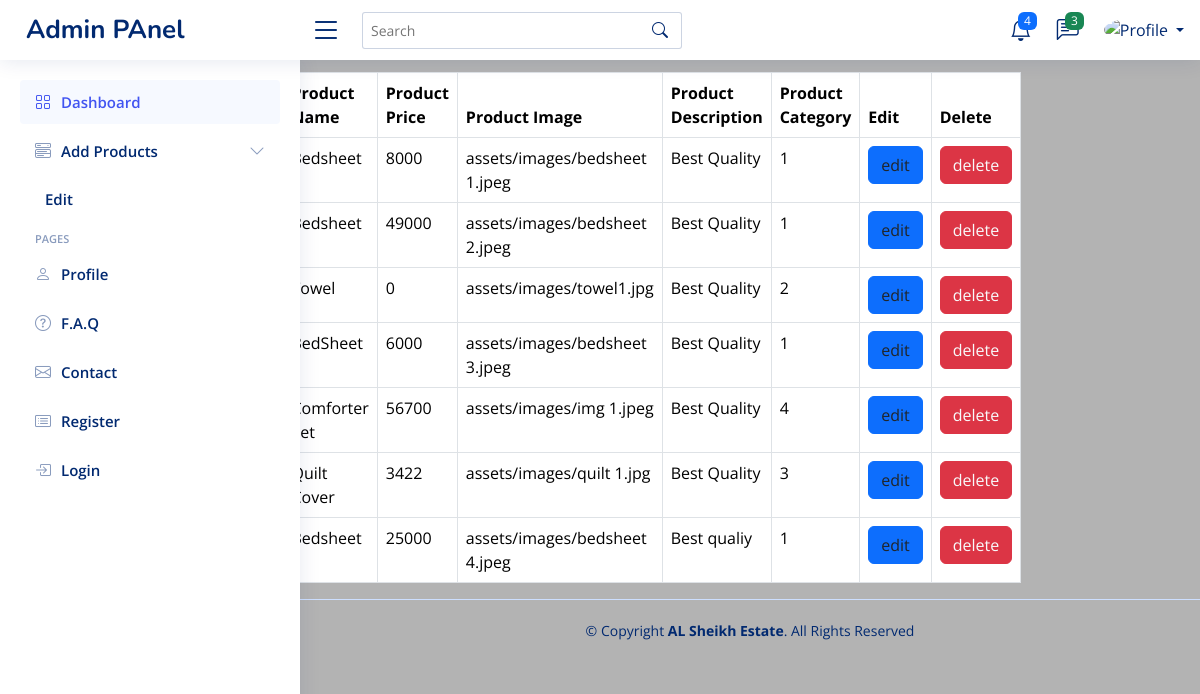
The app's page /NiceAdmin/prod_table.php, older data.
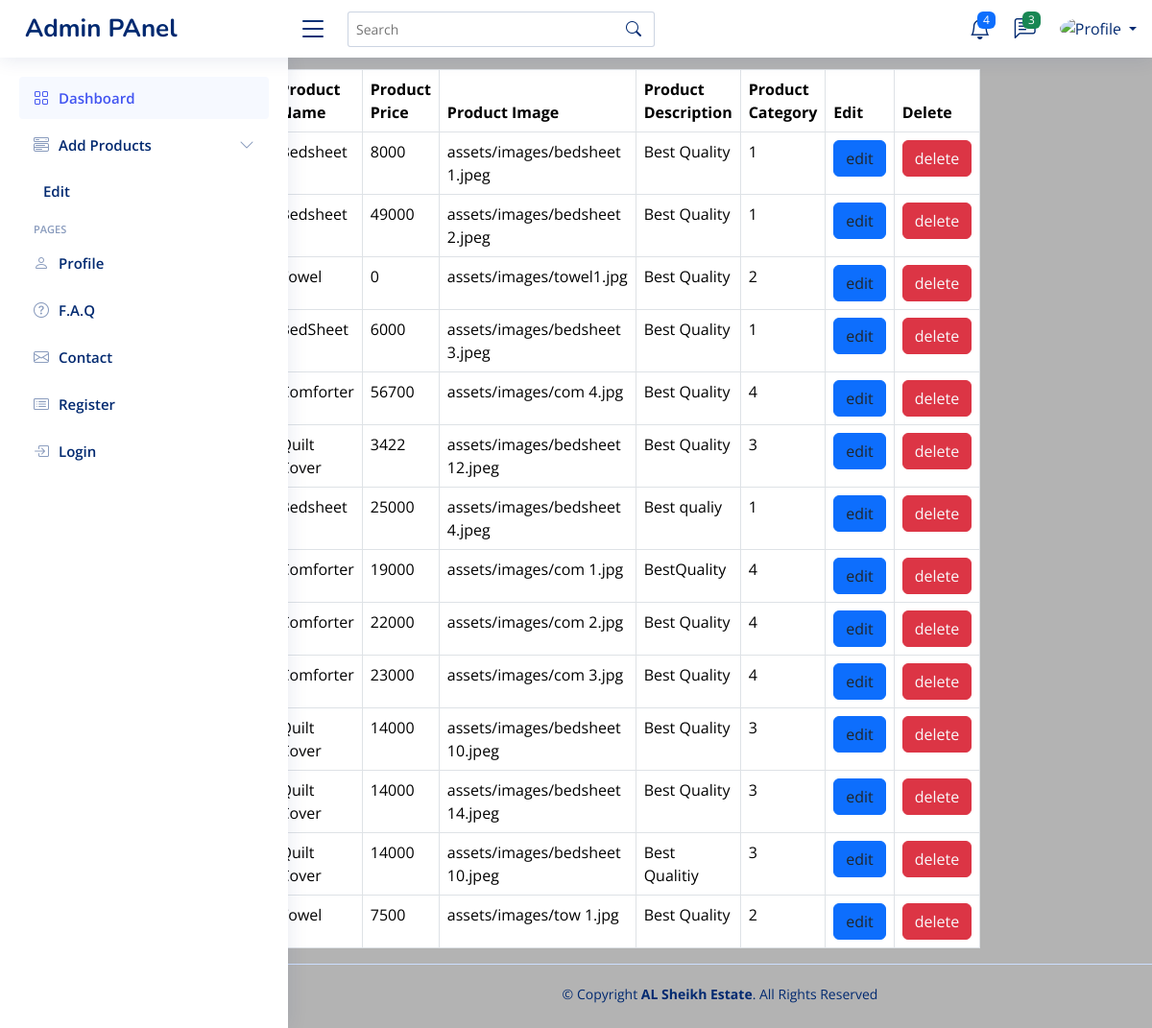
The same page, newer data.
### tables this page shows
CREATE TABLE `products` (
  `prod_id` int(11) NOT NULL,
  `prodname` varchar(100) NOT NULL,
  `prodprice` int(11) NOT NULL,
  `prodimage` varchar(255) NOT NULL,
  `Prod_Desc` varchar(255) NOT NULL,
  `Prod_Category` int(11) DEFAULT NULL
);

### NiceAdmin/prod_table.php (the view)
<?php
include("header.php");
include("config.php");
$query = "SELECT * FROM products";
$result = mysqli_query($conn,$query);
?>
    <table class = "table table-bordered p-5 w-50 mx-auto mt-5  table-hover ">
        <thead>
            <tr>
                <br>
                <th>Product_ID</th>
                    <th>Product Name</th>
                    <th>Product Price</th>
                    <th>Product Image</th>
                    <th>Product Description</th>
                    <th>Product Category</th>
                    <th>Edit</th>
                    <th>Delete</th>
            </tr>
        </thead>
        <tbody>
            <?php
            while($data = mysqli_fetch_assoc($result)){
                ?>
                <tr >
                <td><?php echo $data ["prod_id"]; ?></td>
                <td><?php echo $data ["prodname"]; ?></td>
                <td><?php echo $data ["prodprice"]; ?></td>
                <td><?php echo $data ["prodimage"]; ?></td>
                <td><?php echo $data ["Prod_Desc"]; ?></td>
                <td><?php echo $data ["Prod_Category"]; ?></td>
                <td><button class="btn btn-primary "><a class="text-dark"  onclick="return confirm('are you sure product edit')" href="edit_product.php?id=<?php echo $data["prod_id"]; ?>" >edit</a></button></td>
                <td><button class="btn btn-danger "><a class="text-light"  onclick="return confirm('are you sure product delete')" href="delete_product.php?id=<?php echo $data["prod_id"]; ?>" >delete</a></button></td>
                </tr>
                <?php
            }
            ?>
        </tbody>
    </table>
</body>
<?php
include("footer.php");
?>
</html>

Row changes from the older to the newer data that the page shows:
changed products: prodname "Comforter Set" → "Comforter"; prodimage "assets/images/img 1.jpeg" → "assets/images/com 4.jpg"
changed products: prodimage "assets/images/quilt 1.jpg" → "assets/images/bedsheet 12.jpeg"
added products: prodname "Comforter", prodprice "19000", prodimage "assets/images/com 1.jpg", Prod_Desc "BestQuality", Prod_Category "4"
added products: prodname "Comforter", prodprice "22000", prodimage "assets/images/com 2.jpg", Prod_Desc "Best Quality", Prod_Category "4"
added products: prodname "Comforter", prodprice "23000", prodimage "assets/images/com 3.jpg", Prod_Desc "Best Quality", Prod_Category "4"
added products: prodname "Quilt Cover", prodprice "14000", prodimage "assets/images/bedsheet 10.jpeg", Prod_Desc "Best Quality", Prod_Category "3"
added products: prodname "Quilt Cover", prodprice "14000", prodimage "assets/images/bedsheet 14.jpeg", Prod_Desc "Best Quality", Prod_Category "3"
added products: prodname "Quilt Cover", prodprice "14000", prodimage "assets/images/bedsheet 10.jpeg", Prod_Desc "Best Qualitiy", Prod_Category "3"
added products: prodname "Towel", prodprice "7500", prodimage "assets/images/tow 1.jpg", Prod_Desc "Best Quality", Prod_Category "2"
